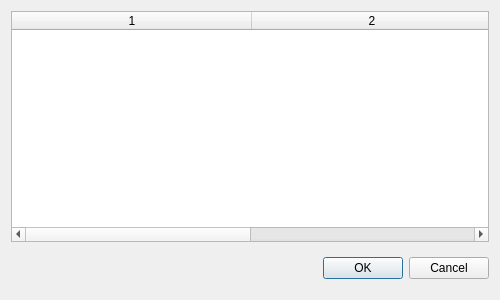
<?xml version="1.0" encoding="UTF-8"?>
<ui version="4.0">
 <class>replace</class>
 <widget class="QDialog" name="replace">
  <property name="geometry">
   <rect>
    <x>0</x>
    <y>0</y>
    <width>500</width>
    <height>300</height>
   </rect>
  </property>
  <property name="windowTitle">
   <string>Replace Installed OSes</string>
  </property>
  <layout class="QGridLayout" name="gridLayout">
   <item row="2" column="0">
    <widget class="QDialogButtonBox" name="buttonBox1">
     <property name="sizePolicy">
      <sizepolicy hsizetype="Preferred" vsizetype="Preferred">
       <horstretch>0</horstretch>
       <verstretch>0</verstretch>
      </sizepolicy>
     </property>
     <property name="minimumSize">
      <size>
       <width>0</width>
       <height>41</height>
      </size>
     </property>
     <property name="maximumSize">
      <size>
       <width>16777215</width>
       <height>41</height>
      </size>
     </property>
     <property name="orientation">
      <enum>Qt::Horizontal</enum>
     </property>
     <property name="standardButtons">
      <set>QDialogButtonBox::Cancel|QDialogButtonBox::Ok</set>
     </property>
    </widget>
   </item>
   <item row="1" column="0">
    <widget class="QTableWidget" name="tableWidget">
     <property name="sizePolicy">
      <sizepolicy hsizetype="Preferred" vsizetype="Preferred">
       <horstretch>0</horstretch>
       <verstretch>0</verstretch>
      </sizepolicy>
     </property>
     <property name="maximumSize">
      <size>
       <width>16777215</width>
       <height>16777215</height>
      </size>
     </property>
     <property name="selectionMode">
      <enum>QAbstractItemView::NoSelection</enum>
     </property>
     <property name="columnCount">
      <number>2</number>
     </property>
     <attribute name="horizontalHeaderCascadingSectionResizes">
      <bool>false</bool>
     </attribute>
     <attribute name="horizontalHeaderDefaultSectionSize">
      <number>240</number>
     </attribute>
     <attribute name="horizontalHeaderMinimumSectionSize">
      <number>69</number>
     </attribute>
     <attribute name="horizontalHeaderStretchLastSection">
      <bool>true</bool>
     </attribute>
     <attribute name="verticalHeaderVisible">
      <bool>false</bool>
     </attribute>
     <attribute name="verticalHeaderStretchLastSection">
      <bool>false</bool>
     </attribute>
     <column/>
     <column/>
    </widget>
   </item>
  </layout>
 </widget>
 <resources/>
 <connections>
  <connection>
   <sender>buttonBox1</sender>
   <signal>rejected()</signal>
   <receiver>replace</receiver>
   <slot>reject()</slot>
   <hints>
    <hint type="sourcelabel">
     <x>316</x>
     <y>260</y>
    </hint>
    <hint type="destinationlabel">
     <x>286</x>
     <y>274</y>
    </hint>
   </hints>
  </connection>
  <connection>
   <sender>buttonBox1</sender>
   <signal>accepted()</signal>
   <receiver>replace</receiver>
   <slot>accept()</slot>
   <hints>
    <hint type="sourcelabel">
     <x>248</x>
     <y>274</y>
    </hint>
    <hint type="destinationlabel">
     <x>157</x>
     <y>274</y>
    </hint>
   </hints>
  </connection>
 </connections>
</ui>
